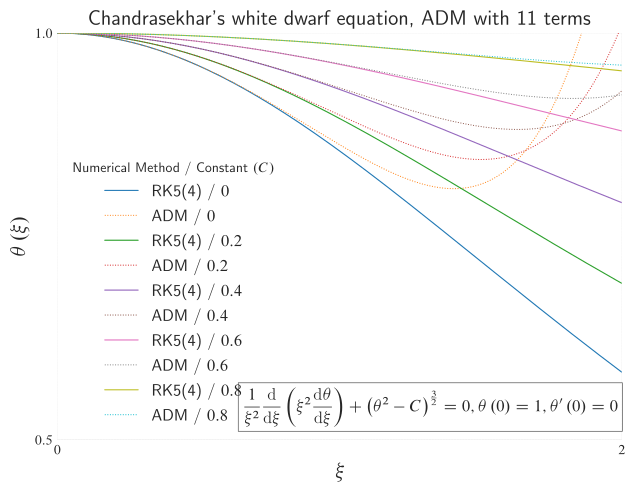

The Python source for this figure:
#!/usr/bin/env python

import matplotlib.pyplot as plt
import numpy as np
from numpy.typing import ArrayLike
from numpy.polynomial import Polynomial
from scipy.integrate import solve_ivp
from scipy.special import factorial

plt.style.use("seaborn-v0_8-white")


def white_dwarf(t: float, u: ArrayLike, c: float) -> ArrayLike:
    y, z = u
    return [z, -2 * z / t - np.power(np.abs(np.power(y, 2) - c), 3 / 2)]


t_0: float = np.finfo(float).eps  # xe-16
t_final: float = 2
u0: list[float] = [1, np.finfo(float).eps]
t = np.linspace(start=t_0, stop=t_final, num=2000)

fig, ax = plt.subplots(layout="constrained")
for c in [0, 0.2, 0.4, 0.6, 0.8]:
    sol: ArrayLike = solve_ivp(
        fun=white_dwarf,
        t_span=(t_0, t_final),
        y0=u0,
        args=(c,),
        dense_output=True,
    )
    ax.plot(
        t,
        sol.sol(t)[0, :],
        label=rf"RK5(4) / ${c}$",
        linestyle="solid",  # solid dashed dashdot dotted
        linewidth=0.8,
    )
    q = np.power(np.abs(c - 1), 1 / 2)
    ax.plot(
        t,
        Polynomial(
            coef=(
                1,
                0,
                -1 / 6 * q**3,
                0,
                1 / 40 * q**4,
                0,
                q**5 * (5 * q**2 + 14) / factorial(7),
                0,
                q**6 * (339 * q**2 + 280) / (3 * factorial(9)),
                0,
                q**7 * (1425 * q**4 + 11436 * q**2 + 4256) / (5 * factorial(11)),
                0,
            )
        )(t),
        label=rf"ADM / ${c}$",
        linestyle="dotted",
        linewidth=0.7,
    )
ax.set_xlim(t_0, t_final)
ax.set_ylim(1 / 2, 1)
ax.set_xlabel(xlabel=r"$\xi$", fontsize=15)
ax.set_ylabel(ylabel=r"$\theta\left(\xi\right)$", fontsize=15)
ax.set_xticks(ticks=np.linspace(start=t_0, stop=t_final, num=2))
ax.set_yticks(ticks=np.linspace(start=1 / 2, stop=1, num=2))
ax.grid(c="gray", linewidth=0.1, linestyle="dashed")
ax.text(
    0.64,
    0.535,
    r"$\boxed{\frac{1}{\xi^{2}}\diff*{\left(\xi^{2}\diff{\theta}{\xi}\right)}{\xi}+{\left(\theta^{2}-C\right)}^{\frac{3}{2}}=0, \theta\left(0\right)=1, \theta^{\prime}\left(0\right)=0}$",
    fontsize=12,
)
ax.legend(
    loc="best",
    shadow=True,
    fontsize=12,
    title=r"Numerical Method / Constant $\left(C\right)$",
)
ax.set_title(
    label="Chandrasekhar's white dwarf equation, ADM with 11 terms",
    loc="center",
    wrap=True,
    fontsize=15,
)
ax.spines["bottom"].set_color("none")
ax.spines["top"].set_color("none")
ax.spines["left"].set_color("none")
ax.spines["right"].set_color("none")
fig.savefig("white_dwarf.pdf", transparent=True, bbox_inches="tight")
fig.clf()
